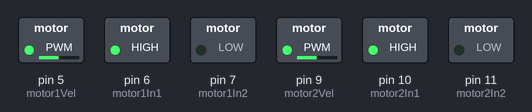
A program run on a simulated Arduino Uno, built with avr-gcc and run on an emulated ATmega328P. On the bench: switched loads named in the program (green lamp = pin HIGH).

Above: at 0.05 s.
At 3.05 s:
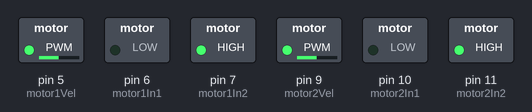
At 6.05 s:
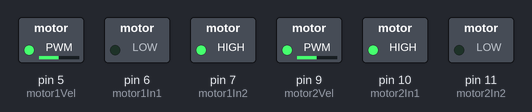
At 9.05 s:
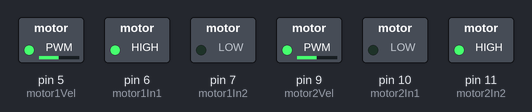
At 11.95 s:
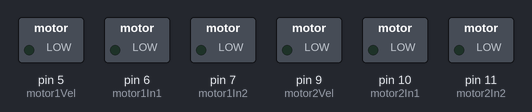
Timing chart, 0 to 15.6 s (numbered marks = the images above):
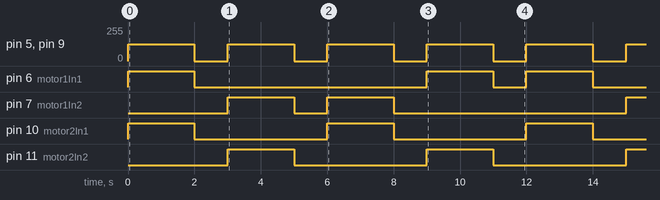

Measured:
- by itself, pin 5 (motor1Vel), pin 9 (motor2Vel): alternates 125/255 for 2.0 s and 0/255 for 1.0 s
- by itself, pin 6 (motor1In1): repeats every 12.0 s: LOW 7.0 s, HIGH 2.0 s, LOW 1.0 s, HIGH 2.0 s
- by itself, pin 7 (motor1In2): repeats every 12.0 s: LOW 1.0 s, HIGH 2.0 s, LOW 7.0 s, HIGH 2.0 s
- by itself, pin 10 (motor2In1), pin 11 (motor2In2): alternates HIGH for 2.0 s and LOW for 4.0 s

The program:

main.cpp
```cpp
#include <Arduino.h>

#define motor1Vel 5
#define motor1In1 6
#define motor1In2 7
#define motor2Vel 9
#define motor2In1 10
#define motor2In2 11

void setup() {
  pinMode( motor1Vel, OUTPUT );
  pinMode( motor1In1, OUTPUT );
  pinMode( motor1In2, OUTPUT );
  pinMode( motor2Vel, OUTPUT );
  pinMode( motor2In1, OUTPUT );
  pinMode( motor2In2, OUTPUT );
}

void frente( int vel){
  digitalWrite( motor1In1, HIGH );
  digitalWrite( motor1In2, LOW );
  digitalWrite( motor2In1, HIGH );
  digitalWrite( motor2In2, LOW );

  analogWrite( motor1Vel, vel );
  analogWrite( motor2Vel, vel );
}

void re( int vel){
  digitalWrite( motor1In1, LOW );
  digitalWrite( motor1In2, HIGH );
  digitalWrite( motor2In1, LOW );
  digitalWrite( motor2In2, HIGH );

  analogWrite( motor1Vel, vel );
  analogWrite( motor2Vel, vel );
}

void esquerda( int vel){
  digitalWrite( motor1In1, LOW );
  digitalWrite( motor1In2, HIGH );
  digitalWrite( motor2In1, HIGH );
  digitalWrite( motor2In2, LOW );

  analogWrite( motor1Vel, vel );
  analogWrite( motor2Vel, vel );
}

void direita( int vel){
  digitalWrite( motor1In1, HIGH );
  digitalWrite( motor1In2, LOW );
  digitalWrite( motor2In1, LOW );
  digitalWrite( motor2In2, HIGH );

  analogWrite( motor1Vel, vel );
  analogWrite( motor2Vel, vel );
}

void freia( int vel){
  digitalWrite( motor1In1, LOW );
  digitalWrite( motor1In2, LOW );
  digitalWrite( motor2In1, LOW );
  digitalWrite( motor2In2, LOW );

  analogWrite( motor1Vel, vel );
  analogWrite( motor2Vel, vel );
}

void loop() {
  frente( 125 );
  delay( 2000 );
  freia( 0 );
  delay( 1000 );
  re( 125 );
  delay( 2000 );
  freia( 0 );
  delay( 1000 );
  esquerda( 125 );
  delay( 2000 );
  freia( 0 );
  delay( 1000 );
  direita( 125 );
  delay( 2000 );
  freia( 0 );
  delay( 1000 );
}
```
